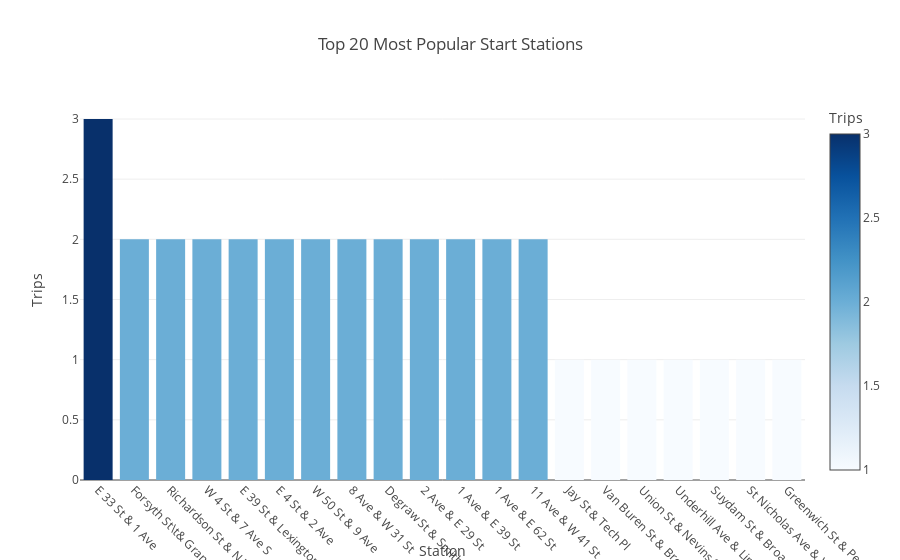
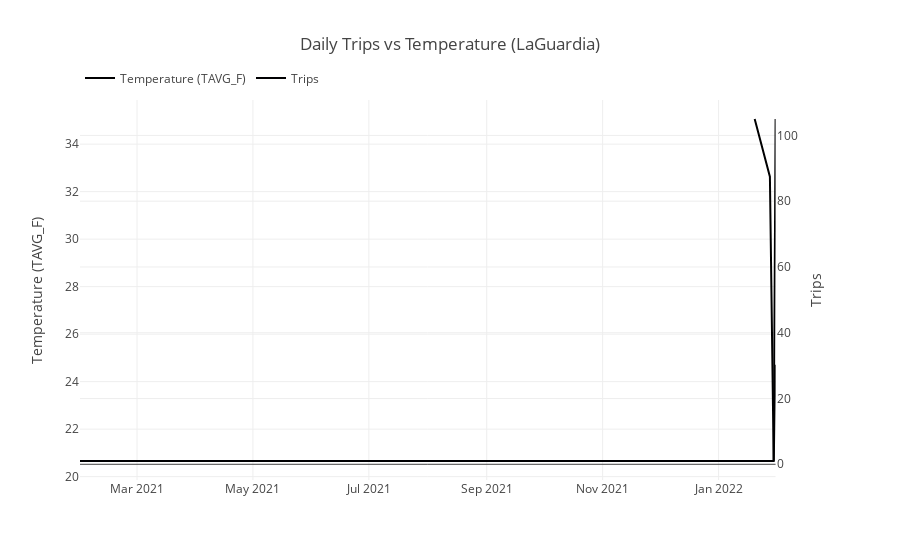

Notebook code cell kept with these figures, in order:
### Code cell
# 1) Load trips sample (<25 MB)

trips = pd.read_csv("citibike_2022_1months.csv", parse_dates=["started_at"])


# 2) Build Top Stations (for bar)

top_stations = (
    trips.groupby("start_station_name", as_index=False)
         .size()
         .rename(columns={"size": "trip_count"})
         .sort_values("trip_count", ascending=False)
)
top_stations.to_csv("top_stations.csv", index=False)
print("✅ Saved top_stations.csv")


# 3) Load & prep LaGuardia weather (NOAA CSV)

# Expected columns (typical NOAA daily): date, datatype (TMAX/TMIN/PRCP), value
# - value usually in tenths (°C for temps, mm for precipitation)
w = pd.read_csv("laguardia_weather_2022_1months.csv")

# normalize column names
w.columns = [c.strip().lower() for c in w.columns]

# minimal column checks
if not {"date", "datatype", "value"} <= set(w.columns):
    raise KeyError("Weather CSV must have at least columns: date, datatype, value")

# ensure datetime
w["date"] = pd.to_datetime(w["date"].astype(str).str[:10], errors="coerce")

# pivot to wide: one row per day with TMAX/TMIN/PRCP columns
weather_daily = (
    w.pivot_table(index="date", columns="datatype", values="value", aggfunc="mean")
      .reset_index()
)

# If NOAA tenths-of-units, convert:
# - Temps (TMAX/TMIN) tenths of °C → °C (and optional °F)
# - PRCP tenths of mm → mm
for col in ["TMAX", "TMIN", "PRCP"]:
    if col in weather_daily.columns:
        # convert tenths to 1x units
        weather_daily[col] = weather_daily[col] / 10.0

# create a convenient average temperature column in °C (and optional °F)
if {"TMAX", "TMIN"} <= set(weather_daily.columns):
    weather_daily["TAVG_C"] = (weather_daily["TMAX"] + weather_daily["TMIN"]) / 2.0
elif "TMAX" in weather_daily.columns:
    weather_daily["TAVG_C"] = weather_daily["TMAX"]
elif "TMIN" in weather_daily.columns:
    weather_daily["TAVG_C"] = weather_daily["TMIN"]
else:
    weather_daily["TAVG_C"] = pd.NA

weather_daily["TAVG_F"] = weather_daily["TAVG_C"] * 9/5 + 32


# 4) Daily trips + merge WX

daily_trips = (
    trips.assign(date=trips["started_at"].dt.date)
         .groupby("date", as_index=False)["started_at"]
         .count()
         .rename(columns={"started_at": "trip_count"})
)
daily_trips["date"] = pd.to_datetime(daily_trips["date"])

# merge with weather on date
daily = daily_trips.merge(weather_daily, on="date", how="left")
daily.to_csv("daily_trips.csv", index=False)
print("Saved daily_trips.csv (with weather columns)")


# 5) Plotly – Top stations bar (notebook)

fig_bar = px.bar(
    top_stations.head(20),
    x="start_station_name",
    y="trip_count",
    title="Top 20 Most Popular Start Stations",
    color="trip_count",
    color_continuous_scale="Blues",
    labels={"start_station_name": "Station", "trip_count": "Trips"}
)
fig_bar.update_layout(xaxis_tickangle=45)
fig_bar.show()


# 6) Plotly – Dual-axis: Trips vs Temperature (TAVG_F)

# choose a temperature column to display; prefer TAVG_F, fall back to TAVG_C or TMAX
temp_col = None
for c in ["TAVG_F", "TAVG_C", "TMAX"]:
    if c in daily.columns:
        temp_col = c
        break

fig_dual = make_subplots(specs=[[{"secondary_y": True}]])
# temperature on left (y1), trips on right (y2) or vice-versa—your choice
fig_dual.add_trace(
    go.Scatter(x=daily["date"], y=daily[temp_col], name=f"Temperature ({temp_col})", mode="lines"),
    secondary_y=False
)
fig_dual.add_trace(
    go.Scatter(x=daily["date"], y=daily["trip_count"], name="Trips", mode="lines"),
    secondary_y=True
)
fig_dual.update_layout(
    title="Daily Trips vs Temperature (LaGuardia)",
    legend=dict(orientation="h", yanchor="bottom", y=1.02, xanchor="left", x=0)
)
fig_dual.update_yaxes(title_text=f"Temperature ({temp_col})", secondary_y=False)
fig_dual.update_yaxes(title_text="Trips", secondary_y=True)
fig_dual.show()

# (Optional) Save HTMLs for quick share/check
fig_bar.write_html("bar_top_stations.html")
fig_dual.write_html("dual_trips_temp.html")

print("Charts rendered. Add nyc_trip_map.html to your Streamlit app folder to embed the Kepler map.")

### Figure 1 — Plotly figure (JSON) as saved in the notebook; plotly's stock layout.template omitted (floating-point values rounded to 4 significant figures)
{"data": [{"alignmentgroup": "True", "hovertemplate": "Station=%{x}<br>Trips=%{marker.color}<extra></extra>", "legendgroup": "", "marker": {"color": [3, 2, 2, 2, 2, 2, 2, 2, 2, 2, 2, 2, 2, 1, 1, 1, 1, 1, 1, 1], "coloraxis": "coloraxis", "pattern": {"shape": ""}}, "name": "", "offsetgroup": "", "orientation": "v", "showlegend": false, "textposition": "auto", "type": "bar", "x": ["E 33 St & 1 Ave", "Forsyth St\\t& Grand St", "Richardson St & N Henry St", "W 4 St & 7 Ave S", "E 39 St & Lexington Ave", "E 4 St & 2 Ave", "W 50 St & 9 Ave", "8 Ave & W 31 St", "Degraw St & Smith St", "2 Ave & E 29 St", "1 Ave & E 39 St", "1 Ave & E 62 St", "11 Ave & W 41 St", "Jay St & Tech Pl", "Van Buren St & Broadway", "Union St & Nevins St", "Underhill Ave & Lincoln Pl", "Suydam St & Broadway", "St Nicholas Ave & W 150 St", "Greenwich St & Perry St"], "xaxis": "x", "y": [3, 2, 2, 2, 2, 2, 2, 2, 2, 2, 2, 2, 2, 1, 1, 1, 1, 1, 1, 1], "yaxis": "y"}], "layout": {"barmode": "relative", "coloraxis": {"colorbar": {"title": {"text": "Trips"}}, "colorscale": [[0, "rgb(247,251,255)"], [0.125, "rgb(222,235,247)"], [0.25, "rgb(198,219,239)"], [0.375, "rgb(158,202,225)"], [0.5, "rgb(107,174,214)"], [0.625, "rgb(66,146,198)"], [0.75, "rgb(33,113,181)"], [0.875, "rgb(8,81,156)"], [1, "rgb(8,48,107)"]]}, "legend": {"tracegroupgap": 0}, "title": {"text": "Top 20 Most Popular Start Stations"}, "xaxis": {"anchor": "y", "domain": [0, 1], "tickangle": 45, "title": {"text": "Station"}}, "yaxis": {"anchor": "x", "domain": [0, 1], "title": {"text": "Trips"}}}}

### Figure 2 — Plotly figure (JSON) as saved in the notebook; plotly's stock layout.template omitted (floating-point values rounded to 4 significant figures)
{"data": [{"mode": "lines", "name": "Temperature (TAVG_F)", "type": "scatter", "x": ["2021-01-30T00:00:00", "2022-01-20T00:00:00", "2022-01-28T00:00:00", "2022-01-30T00:00:00", "2022-01-31T00:00:00"], "xaxis": "x", "y": [null, 35.06, 32.63, 20.66, 24.71], "yaxis": "y"}, {"mode": "lines", "name": "Trips", "type": "scatter", "x": ["2021-01-30T00:00:00", "2022-01-20T00:00:00", "2022-01-28T00:00:00", "2022-01-30T00:00:00", "2022-01-31T00:00:00"], "xaxis": "x", "y": [1, 1, 1, 1, 105], "yaxis": "y2"}], "layout": {"legend": {"orientation": "h", "x": 0, "xanchor": "left", "y": 1.02, "yanchor": "bottom"}, "title": {"text": "Daily Trips vs Temperature (LaGuardia)"}, "xaxis": {"anchor": "y", "domain": [0, 0.94]}, "yaxis": {"anchor": "x", "domain": [0, 1], "title": {"text": "Temperature (TAVG_F)"}}, "yaxis2": {"anchor": "x", "overlaying": "y", "side": "right", "title": {"text": "Trips"}}}}
